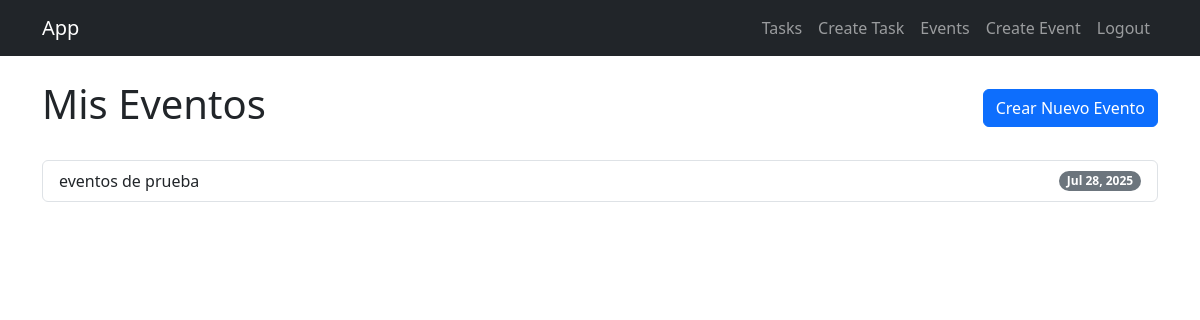
The app's page /eventos/ (signed in), older data.
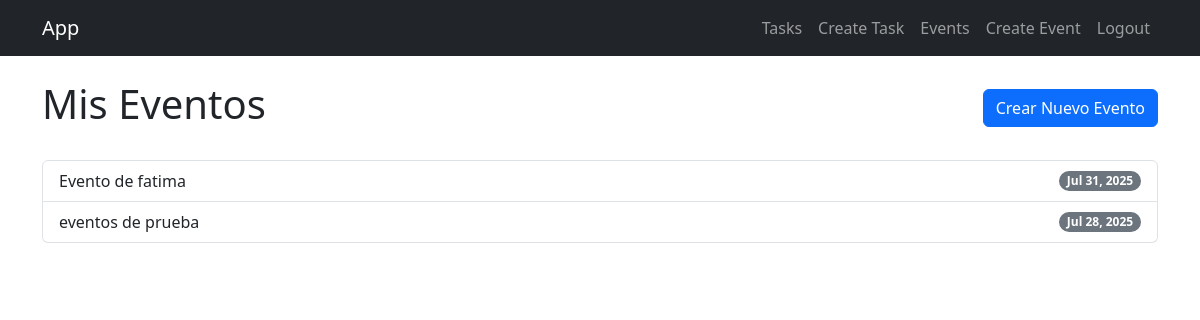
The same page, newer data.
### tasks/models.py (models this page shows, shortened)
class Evento(models.Model):
    nombre = models.CharField(
        max_length=200,
        help_text="Nombre del evento (ej: Conferencia Anual 2025)"
    )
    fecha = models.DateField(
        help_text="Fecha en que se realiza el evento"
    )
    user = models.ForeignKey(
        User, on_delete=models.CASCADE,
        related_name='eventos', null=True, blank=True
    )
    class Meta:
        ordering = ['-fecha'] # Ordena los eventos por fecha, del más reciente al más antiguo.

### tasks/views.py (the view)
# urls.py: path('eventos/',views.eventos,name='eventos'),
def eventos(request):
    eventos= Evento.objects.filter(user=request.user)
    return render(request, 'eventos.html', {"eventos": eventos})

### tasks/templates/eventos.html (shortened to what this page needs)
{% extends "base.html" %}
{% block content %}
<div class="d-flex justify-content-between align-items-center mb-4">
    <h1>Mis Eventos</h1>
    <a href="{% url 'create_event' %}" class="btn btn-primary">Crear Nuevo Evento</a>
</div>
<ul class="list-group">
    {% for evento in eventos %}
        <li class="list-group-item d-flex justify-content-between align-items-center">
            {{ evento.nombre }}
            <span class="badge bg-secondary rounded-pill">{{ evento.fecha|date:"M d, Y" }}</span>
        </li>
    {% empty %}
        <li class="list-group-item">Aún no tienes eventos.</li>
    {% endfor %}
</ul>
{% endblock %}

### tasks/templates/base.html (shortened to what this page needs)
<!DOCTYPE html>
<html lang="en">
<head>
    <link href="https://cdn.jsdelivr.net/npm/bootstrap@5.3.3/dist/css/bootstrap.min.css" rel="stylesheet">
</head>
<body>
    <nav class="navbar navbar-expand-lg navbar-dark bg-dark">
        <div class="container">
            <a class="navbar-brand" href="{% url 'home' %}">App</a>
            <div class="collapse navbar-collapse" id="navbarNav">
                <ul class="navbar-nav ms-auto">
                   {% if user.is_authenticated %}
                        <li class="nav-item"><a class="nav-link" href="{% url 'tasks' %}">Tasks</a></li>
                        <li class="nav-item"><a class="nav-link" href="{% url 'create_task' %}">Create Task</a></li>
                        <li class="nav-item"><a class="nav-link" href="{% url 'eventos' %}">Events</a></li>
                        <li class="nav-item"><a class="nav-link" href="{% url 'create_event' %}">Create Event</a></li>
                        <li class="nav-item"><a class="nav-link" href="{% url 'logout' %}">Logout</a></li>
                    {% else %}
                        <li class="nav-item"><a class="nav-link" href="{% url 'signin' %}">Login</a></li>
                        <li class="nav-item"><a class="nav-link" href="{% url 'signup' %}">Sign Up</a></li>
                    {% endif %}
                </ul>
            </div>
        </div>
    </nav>
    <main class="container mt-4">
        {% block content %}{% endblock %}
    </main>
</body>
</html>

Row changes from the older to the newer data that the page shows:
added Evento: nombre "Evento de fatima", fecha "Jul 31, 2025"
